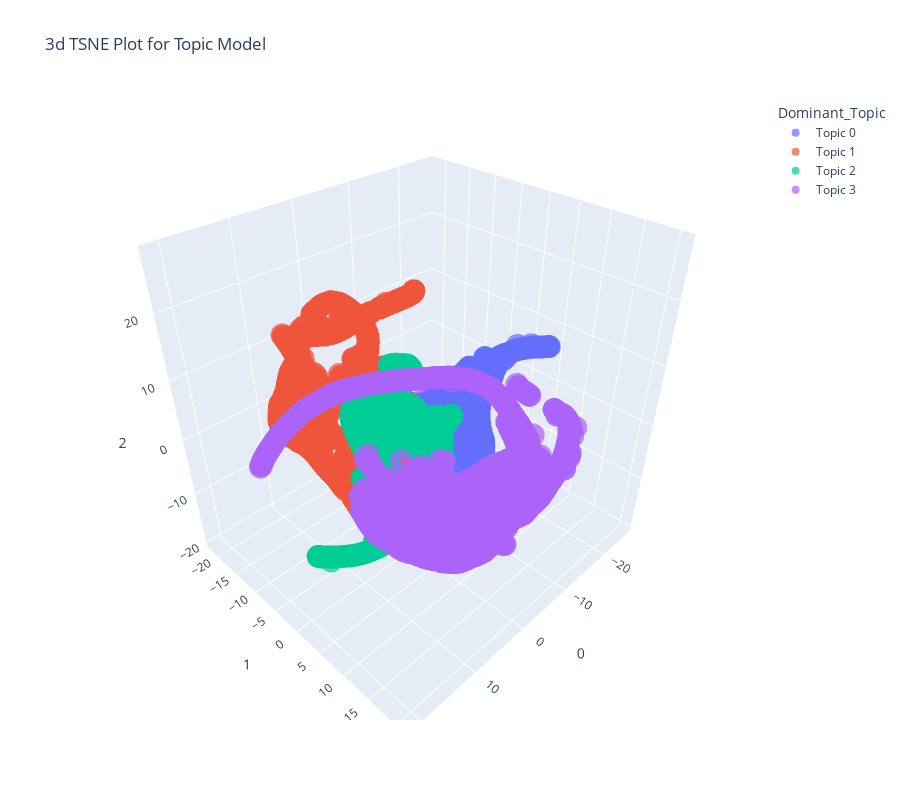

The notebook cell this image was saved under:
### Markdown cell above
**T-distributed Stochastic Neighbor Embedding (t-SNE)**

T-distributed Stochastic Neighbor Embedding (t-SNE) is a nonlinear dimensionality reduction technique well-suited for embedding high-dimensional data for visualization in a low-dimensional space of two or three dimensions.

### Code cell
plot_model(lda, plot = 'tsne')

### Figure 1 — Plotly figure (JSON) as saved in the notebook; plotly's stock layout.template omitted (floating-point values rounded to 4 significant figures; data arrays with more than 128 entries replaced by an {"elided": "..."} marker saying what was removed)
{"data": [{"hovertemplate": "Dominant_Topic=Topic 0<br>0=%{x}<br>1=%{y}<br>2=%{z}<extra></extra>", "legendgroup": "Topic 0", "marker": {"color": "#636efa", "opacity": 0.7, "symbol": "circle"}, "mode": "markers", "name": "Topic 0", "scene": "scene", "showlegend": true, "type": "scatter3d", "x": {"elided": "868 float values"}, "y": {"elided": "868 float values"}, "z": {"elided": "868 float values"}}, {"hovertemplate": "Dominant_Topic=Topic 1<br>0=%{x}<br>1=%{y}<br>2=%{z}<extra></extra>", "legendgroup": "Topic 1", "marker": {"color": "#EF553B", "opacity": 0.7, "symbol": "circle"}, "mode": "markers", "name": "Topic 1", "scene": "scene", "showlegend": true, "type": "scatter3d", "x": {"elided": "1337 float values"}, "y": {"elided": "1337 float values"}, "z": {"elided": "1337 float values"}}, {"hovertemplate": "Dominant_Topic=Topic 2<br>0=%{x}<br>1=%{y}<br>2=%{z}<extra></extra>", "legendgroup": "Topic 2", "marker": {"color": "#00cc96", "opacity": 0.7, "symbol": "circle"}, "mode": "markers", "name": "Topic 2", "scene": "scene", "showlegend": true, "type": "scatter3d", "x": {"elided": "876 float values"}, "y": {"elided": "876 float values"}, "z": {"elided": "876 float values"}}, {"hovertemplate": "Dominant_Topic=Topic 3<br>0=%{x}<br>1=%{y}<br>2=%{z}<extra></extra>", "legendgroup": "Topic 3", "marker": {"color": "#ab63fa", "opacity": 0.7, "symbol": "circle"}, "mode": "markers", "name": "Topic 3", "scene": "scene", "showlegend": true, "type": "scatter3d", "x": {"elided": "1919 float values"}, "y": {"elided": "1919 float values"}, "z": {"elided": "1919 float values"}}], "layout": {"height": 800, "legend": {"title": {"text": "Dominant_Topic"}, "tracegroupgap": 0}, "scene": {"domain": {"x": [0, 1], "y": [0, 1]}, "xaxis": {"title": {"text": "0"}}, "yaxis": {"title": {"text": "1"}}, "zaxis": {"title": {"text": "2"}}}, "title": {"text": "3d TSNE Plot for Topic Model"}, "width": 900}}
